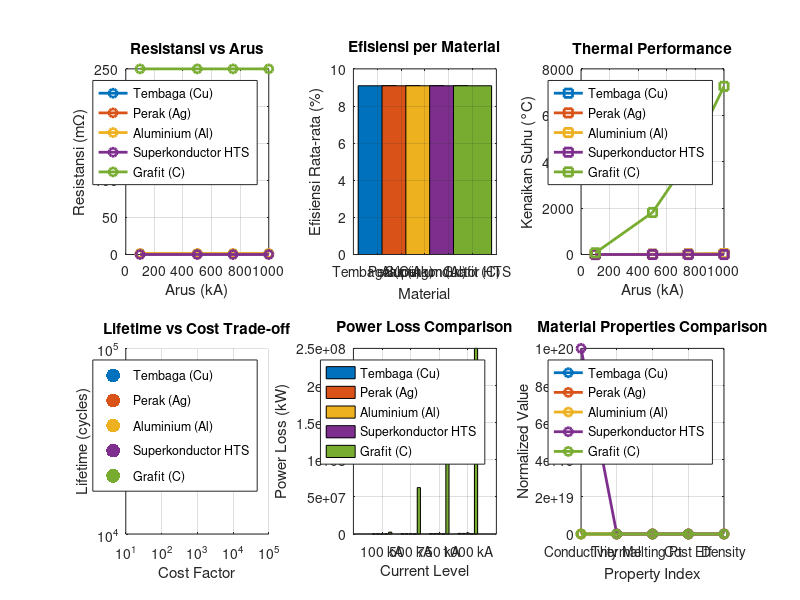

Source code (MATLAB): (Note: this script raises an error after producing the figure.)
%% Railgun Materials Analysis
% Analisis material dan thermal management untuk railgun
% Author: Railgun Research Team

function railgun_materials()
    clear all; close all; clc;
    
    fprintf('=== Railgun Materials & Thermal Analysis ===\n\n');
    
    %% Database Material Rel
    materials = struct();
    
    % Tembaga (Copper) - Baseline
    materials.copper.name = 'Tembaga (Cu)';
    materials.copper.resistivity = 1.68e-8;  % Ohm⋅m
    materials.copper.density = 8960;         % kg/m³
    materials.copper.thermal_conductivity = 401;  % W/(m⋅K)
    materials.copper.melting_point = 1085;   % °C
    materials.copper.temp_coeff = 0.0039;    % /°C
    materials.copper.cost_factor = 1.0;      % Relatif
    
    % Perak (Silver) - Konduktivitas terbaik
    materials.silver.name = 'Perak (Ag)';
    materials.silver.resistivity = 1.59e-8;
    materials.silver.density = 10490;
    materials.silver.thermal_conductivity = 429;
    materials.silver.melting_point = 962;
    materials.silver.temp_coeff = 0.0038;
    materials.silver.cost_factor = 50.0;
    
    % Aluminium - Ringan
    materials.aluminum.name = 'Aluminium (Al)';
    materials.aluminum.resistivity = 2.65e-8;
    materials.aluminum.density = 2700;
    materials.aluminum.thermal_conductivity = 237;
    materials.aluminum.melting_point = 660;
    materials.aluminum.temp_coeff = 0.0039;
    materials.aluminum.cost_factor = 0.3;
    
    % Superkonductor (Hipotetis pada suhu operasi)
    materials.superconductor.name = 'Superkonductor HTS';
    materials.superconductor.resistivity = 1e-12;
    materials.superconductor.density = 6000;
    materials.superconductor.thermal_conductivity = 100;
    materials.superconductor.melting_point = 1200;
    materials.superconductor.temp_coeff = 0.0001;
    materials.superconductor.cost_factor = 1000.0;
    
    % Grafit (Carbon) - Tahan panas tinggi
    materials.graphite.name = 'Grafit (C)';
    materials.graphite.resistivity = 5e-6;
    materials.graphite.density = 2200;
    materials.graphite.thermal_conductivity = 200;
    materials.graphite.melting_point = 3500;
    materials.graphite.temp_coeff = -0.0005;  % Negatif!
    materials.graphite.cost_factor = 2.0;
    
    %% Parameter Railgun untuk Analisis
    rail_length = 50;        % m
    rail_width = 0.05;       % m (5 cm)
    rail_thickness = 0.02;   % m (2 cm)
    rail_volume = rail_length * rail_width * rail_thickness * 2;  % m³ (2 rel)
    
    current_profile = [100000, 500000, 750000, 1000000];  % A
    pulse_duration = 0.01;   % s (10 ms)
    
    %% Analisis untuk Setiap Material
    material_names = fieldnames(materials);
    analysis_results = [];
    
    fprintf('Menganalisis %d material...\n\n', length(material_names));
    
    for i = 1:length(material_names)
        mat_name = material_names{i};
        mat = materials.(mat_name);
        
        fprintf('=== %s ===\n', mat.name);
        
        % Analisis untuk setiap level arus
        for j = 1:length(current_profile)
            current = current_profile(j);
            
            % Resistansi rel
            rail_resistance = mat.resistivity * rail_length / (rail_width * rail_thickness);
            
            % Power dissipation
            power_loss = current^2 * rail_resistance;  % W
            energy_loss = power_loss * pulse_duration;  % J
            
            % Thermal analysis
            rail_mass = materials.copper.density * rail_volume;  % kg (asumsi densitas sama)
            specific_heat = 385;  % J/(kg⋅K) untuk logam rata-rata
            
            % Temperature rise (sederhana, tanpa heat transfer)
            temp_rise = energy_loss / (rail_mass * specific_heat);
            
            % Efisiensi (asumsi energi kinetik 10% dari total)
            kinetic_energy = energy_loss * 0.1;  % Asumsi
            efficiency = kinetic_energy / (kinetic_energy + energy_loss) * 100;
            
            % Lifetime estimate (berdasarkan thermal cycling)
            if temp_rise < 100
                lifetime_cycles = 100000;
            elseif temp_rise < 300
                lifetime_cycles = 10000;
            elseif temp_rise < 500
                lifetime_cycles = 1000;
            else
                lifetime_cycles = 100;
            end
            
            % Cost analysis
            material_cost = mat.cost_factor * rail_volume * 1000;  % Relatif
            
            % Simpan hasil
            analysis_results = [analysis_results; i, j, current/1000, rail_resistance*1000, ...
                              power_loss/1000, temp_rise, efficiency, lifetime_cycles, material_cost];
            
            fprintf('  Arus %.0f kA: R=%.2f mΩ, P=%.1f kW, ΔT=%.1f°C, η=%.1f%%, Siklus=%d\n', ...
                    current/1000, rail_resistance*1000, power_loss/1000, temp_rise, efficiency, lifetime_cycles);
        end
        fprintf('\n');
    end
    
    %% Ranking Material
    fprintf('=== Ranking Material (berdasarkan performa keseluruhan) ===\n');
    
    % Hitung skor untuk setiap material
    material_scores = zeros(length(material_names), 1);
    
    for i = 1:length(material_names)
        mat_data = analysis_results(analysis_results(:,1) == i, :);
        
        % Skor berdasarkan: efisiensi tinggi, resistansi rendah, lifetime tinggi, cost rendah
        avg_efficiency = mean(mat_data(:,7));
        avg_resistance = mean(mat_data(:,4));
        avg_lifetime = mean(mat_data(:,8));
        avg_cost = mean(mat_data(:,9));
        
        % Normalisasi dan pembobotan
        eff_score = avg_efficiency / 100 * 30;  % 30% bobot
        res_score = (1 - avg_resistance/max(analysis_results(:,4))) * 25;  % 25% bobot
        life_score = (avg_lifetime / max(analysis_results(:,8))) * 25;  % 25% bobot
        cost_score = (1 - avg_cost/max(analysis_results(:,9))) * 20;  % 20% bobot
        
        material_scores(i) = eff_score + res_score + life_score + cost_score;
    end
    
    [sorted_scores, rank_idx] = sort(material_scores, 'descend');
    
    fprintf('Rank | Material           | Skor | Efisiensi | Resistansi | Lifetime | Cost\n');
    fprintf('-----|--------------------|----- |-----------|------------|----------|-----\n');
    
    for i = 1:length(rank_idx)
        idx = rank_idx(i);
        mat_data = analysis_results(analysis_results(:,1) == idx, :);
        
        fprintf('%4d | %-18s | %4.1f | %8.1f%% | %9.2f mΩ | %8.0f | %4.1f\n', ...
                i, materials.(material_names{idx}).name, sorted_scores(i), ...
                mean(mat_data(:,7)), mean(mat_data(:,4)), mean(mat_data(:,8)), mean(mat_data(:,9)));
    end
    
    %% Thermal Management Analysis
    fprintf('\n=== Analisis Thermal Management ===\n');
    
    % Cooling requirements
    max_power = max(analysis_results(:,5)) * 1000;  % W
    fprintf('Daya maksimum yang harus didinginkan: %.1f kW\n', max_power/1000);
    
    % Cooling methods
    cooling_methods = {
        'Air Natural', 10, 1.0;      % W/(m²⋅K), cost factor
        'Air Forced', 50, 2.0;
        'Water Cooling', 500, 5.0;
        'Liquid Nitrogen', 2000, 20.0;
        'Helium Cooling', 5000, 100.0
    };
    
    fprintf('\nMetode Pendinginan yang Diperlukan:\n');
    fprintf('Method           | Heat Transfer | Cost Factor | Area Required\n');
    fprintf('-----------------|---------------|-------------|---------------\n');
    
    for i = 1:size(cooling_methods, 1)
        method = cooling_methods{i, 1};
        h_coeff = cooling_methods{i, 2};
        cost_f = cooling_methods{i, 3};
        
        % Asumsi ΔT = 50°C untuk pendinginan
        delta_T = 50;
        required_area = max_power / (h_coeff * delta_T);
        
        fprintf('%-16s | %13.0f | %11.1f | %13.2f m²\n', ...
                method, h_coeff, cost_f, required_area);
    end
    
    %% Visualisasi
    create_materials_plots(analysis_results, materials, material_names);
    
    %% Rekomendasi Desain
    fprintf('\n=== Rekomendasi Desain ===\n');
    
    best_material = material_names{rank_idx(1)};
    fprintf('Material terbaik: %s\n', materials.(best_material).name);
    
    % Optimasi geometri
    optimal_thickness = sqrt(materials.(best_material).resistivity * rail_length / 0.001);  % Target 1 mΩ
    fprintf('Ketebalan optimal: %.1f mm\n', optimal_thickness * 1000);
    
    % Cooling recommendation
    if max_power > 100000  % > 100 kW
        fprintf('Pendinginan yang disarankan: Liquid Nitrogen atau Helium\n');
    elseif max_power > 10000  % > 10 kW
        fprintf('Pendinginan yang disarankan: Water Cooling\n');
    else
        fprintf('Pendinginan yang disarankan: Forced Air\n');
    end
    
    %% Simpan Hasil
    save('materials_analysis.mat', 'analysis_results', 'materials', 'material_scores');
    fprintf('\nHasil analisis material disimpan ke materials_analysis.mat\n');
end

%% Fungsi Visualisasi
function create_materials_plots(results, materials, material_names)
    figure('Position', [100, 100, 1400, 1000]);
    
    % Plot 1: Resistansi vs Arus
    subplot(2,3,1);
    colors = lines(length(material_names));
    for i = 1:length(material_names)
        mat_data = results(results(:,1) == i, :);
        plot(mat_data(:,3), mat_data(:,4), 'o-', 'Color', colors(i,:), ...
             'LineWidth', 2, 'DisplayName', materials.(material_names{i}).name);
        hold on;
    end
    xlabel('Arus (kA)');
    ylabel('Resistansi (mΩ)');
    title('Resistansi vs Arus');
    legend('Location', 'best');
    grid on;
    
    % Plot 2: Efisiensi vs Material
    subplot(2,3,2);
    for i = 1:length(material_names)
        mat_data = results(results(:,1) == i, :);
        bar_data = mean(mat_data(:,7));
        bar(i, bar_data, 'FaceColor', colors(i,:));
        hold on;
    end
    xlabel('Material');
    ylabel('Efisiensi Rata-rata (%)');
    title('Efisiensi per Material');
    set(gca, 'XTick', 1:length(material_names), 'XTickLabel', ...
        cellfun(@(x) materials.(x).name, material_names, 'UniformOutput', false));
    xtickangle(45);
    grid on;
    
    % Plot 3: Temperature Rise
    subplot(2,3,3);
    for i = 1:length(material_names)
        mat_data = results(results(:,1) == i, :);
        plot(mat_data(:,3), mat_data(:,6), 's-', 'Color', colors(i,:), ...
             'LineWidth', 2, 'DisplayName', materials.(material_names{i}).name);
        hold on;
    end
    xlabel('Arus (kA)');
    ylabel('Kenaikan Suhu (°C)');
    title('Thermal Performance');
    legend('Location', 'best');
    grid on;
    
    % Plot 4: Lifetime vs Cost
    subplot(2,3,4);
    for i = 1:length(material_names)
        mat_data = results(results(:,1) == i, :);
        avg_lifetime = mean(mat_data(:,8));
        avg_cost = mean(mat_data(:,9));
        scatter(avg_cost, avg_lifetime, 100, colors(i,:), 'filled', ...
                'DisplayName', materials.(material_names{i}).name);
        hold on;
    end
    xlabel('Cost Factor');
    ylabel('Lifetime (cycles)');
    title('Lifetime vs Cost Trade-off');
    legend('Location', 'best');
    grid on;
    set(gca, 'XScale', 'log', 'YScale', 'log');
    
    % Plot 5: Power Loss Comparison
    subplot(2,3,5);
    current_levels = unique(results(:,3));
    bar_data = zeros(length(material_names), length(current_levels));
    
    for i = 1:length(material_names)
        for j = 1:length(current_levels)
            mat_data = results(results(:,1) == i & results(:,3) == current_levels(j), :);
            if ~isempty(mat_data)
                bar_data(i, j) = mat_data(5);  % Power loss
            end
        end
    end
    
    bar(bar_data');
    xlabel('Current Level');
    ylabel('Power Loss (kW)');
    title('Power Loss Comparison');
    legend(cellfun(@(x) materials.(x).name, material_names, 'UniformOutput', false), ...
           'Location', 'best');
    set(gca, 'XTickLabel', arrayfun(@(x) sprintf('%.0f kA', x), current_levels, 'UniformOutput', false));
    grid on;
    
    % Plot 6: Material Properties Radar
    subplot(2,3,6);
    % Normalisasi properties untuk radar chart
    props = zeros(length(material_names), 5);  % 5 properties
    
    for i = 1:length(material_names)
        mat = materials.(material_names{i});
        props(i,1) = 1 / mat.resistivity * 1e8;  % Conductivity (normalized)
        props(i,2) = mat.thermal_conductivity / 500;  % Thermal (normalized)
        props(i,3) = mat.melting_point / 4000;  % Melting point (normalized)
        props(i,4) = 1 / mat.cost_factor;  % Cost (inverted, normalized)
        props(i,5) = mat.density / 12000;  % Density (normalized)
    end
    
    % Simple radar-like visualization
    prop_names = {'Conductivity', 'Thermal', 'Melting Pt', 'Cost Eff', 'Density'};
    
    for i = 1:length(material_names)
        plot(1:5, props(i,:), 'o-', 'Color', colors(i,:), 'LineWidth', 2, ...
             'DisplayName', materials.(material_names{i}).name);
        hold on;
    end
    
    xlabel('Property Index');
    ylabel('Normalized Value');
    title('Material Properties Comparison');
    set(gca, 'XTick', 1:5, 'XTickLabel', prop_names);
    xtickangle(45);
    legend('Location', 'best');
    grid on;
    
    sgtitle('Analisis Komprehensif Material Railgun', 'FontSize', 16);
end

% Jalankan analisis material
railgun_materials();
